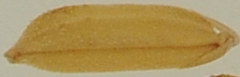
#> input picture Xi23/Xi23/Xi-23/DSC6774_idx103.png, 240 x 77 px
$ jupyter execute --allow-errors 'basic descriptor.ipynb'   (older library calls are emulated)
#> lines starting #> are read from the running program, lines starting #| are printed output that depends on the picture; after the words box and inside, x2 and y2 are one past the last pixel; in counts of white or black regions, pixels touching at a corner belong together
[cell 1]
import cv2
import numpy as np
import pandas as pd
from skimage.feature import graycomatrix, graycoprops, local_binary_pattern
from skimage import img_as_ubyte
import matplotlib.pyplot as plt
import os
from tqdm import tqdm

[cell 2]
img_path = '/home/duyle/Rice_photos/BC-15/BC-15/DSC6771_idx1.png'
image = cv2.imread(img_path)
#> (the rest of this cell did not finish here and is left out)

#> (a cell that did not finish here is left out)

[cell 4]
image_path = "/home/duyle/Rice_photos/BC-15/BC-15/DSC6771_idx3.png"
image = cv2.imread(image_path, cv2.IMREAD_GRAYSCALE)
#> (the rest of this cell did not finish here and is left out)

#> (a cell that did not finish here is left out)

[cell 6]
import cv2
import numpy as np
import matplotlib.pyplot as plt

# Read the image
img_path = '/home/duyle/Rice_photos/BC-15/BC-15/DSC6771_idx2.png'
image = cv2.imread(img_path)

# Step 1: Convert to grayscale
#> (the rest of this cell did not finish here and is left out)

#> (a cell that did not finish here is left out)

#> (a cell that did not finish here is left out)

#> (a cell that did not finish here is left out)

[cell 10]
def extract_basic_features(image_path):
    image = cv2.imread(image_path)
    gray_img = cv2.cvtColor(image,cv2.COLOR_RGB2GRAY)
    #image2 = cv2.imread(img_path)

    _, binary = cv2.threshold(gray_img, 0, 255, cv2.THRESH_BINARY_INV + cv2.THRESH_OTSU)
    contours, _ = cv2.findContours(binary, cv2.RETR_EXTERNAL, cv2.CHAIN_APPROX_SIMPLE)

    valid_contours = [contour for contour in contours if cv2.contourArea(contour) > 1000]
    if len(valid_contours) == 0:
        return []

    contour = max(valid_contours, key = cv2.contourArea)
    features = []

    #Color
    mean_r = np.mean(image[:,:,2])
    mean_g = np.mean(image[:,:,1])
    mean_b = np.mean(image[:,:,0])

    red_sqr = np.sqrt(mean_r)
    green_sqr = np.sqrt(mean_g)
    blue_sqr = np.sqrt(mean_b)

    #Texture

    hist = cv2.calcHist([gray_img],[0],None, [256], [0,256])
    hist = hist/hist.sum()

    intensities = np.arange(256)
    mean = np.sum(intensities * hist.flatten())
    std = np.sqrt(np.sum((intensities-mean)**2 *hist.flatten()))
    uniformity = np.sum(hist.flatten()**2)
    third_moment = np.sum((intensities-mean)**3 * hist.flatten())


    #Morphological descriptors

    area = cv2.contourArea(contour)

    min_rect = cv2.minAreaRect(contour)
    length = max(min_rect[1])
    width = min(min_rect[1])

    ratioLW = length/width

    hull = cv2.convexHull(contour)
    hull_area = cv2.contourArea(hull)
    hull_perimeter = cv2.arcLength(hull,True)

    ellipse = cv2.fitEllipse(contour)
    major_axis_length = max(ellipse[1])
    minor_axis_length = min(ellipse[0])


    return {
        "area": area,
        "length": length,
        "width": width,
        "aspect_ratio": ratioLW,
        "major_axis_length": major_axis_length,
        "minor_axis_length": minor_axis_length,
        "convex_hull_area": hull_area,
        "convex_hull_perimeter": hull_perimeter,
        "mean_r": mean_r,
        "mean_g": mean_g,
        "mean_b": mean_b,
        "red_sqr": red_sqr,
        "green_sqr": green_sqr,
        "blue_sqr": blue_sqr,
        "texture_mean": mean,
        "texture_std": std,
        "texture_uniformity": uniformity,
        "texture_third_moment": third_moment
    }

[cell 11]
def process_directory(base_path):
#> called with base_path = 'D:\\Rice_photos\\Rice_photos\\Xi23'
    all_features = []
    all_labels = []
    image_paths = []

    for root, dirs, files in os.walk(base_path):
        for file in files:
            if file.endswith(('.png', '.jpg', '.jpeg')):
                label = 0 if 'Negative' in root else 1
                image_paths.append((os.path.join(root, file), label))
#> pass 2 of the loop in process_directory, `for root, dirs, files in os.walk(base_path):`:

    for image_path, label in tqdm(image_paths, desc="Processing"):
        features = extract_basic_features(image_path)
#> in extract_basic_features, image is the input picture: shape (77, 240, 3); mean B, G, R 89.4, 146.9, 172.5
#> in extract_basic_features, `gray_img = cv2.cvtColor(image,cv2.COLOR_RGB2GRAY)`:
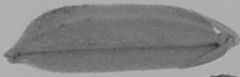
#> gray_img: shape (77, 240); min 46, max 185, mean 132.6
#> in extract_basic_features, `_, binary = cv2.threshold(gray_img, 0, 255, cv2.THRESH_BINARY_INV + cv..`:
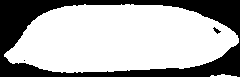
#> binary: shape (77, 240); 67.7% white; 3 black regions (1 under 20 px)
#> in extract_basic_features, `contours, _ = cv2.findContours(binary, cv2.RETR_EXTERNAL, cv2.CHAIN_AP..`: contours = 2 contours; box (x1, y1, x2, y2) and area: (4, 4, 239, 73) 12245, (210, 74, 237, 77) 21
#> in extract_basic_features, `valid_contours = [contour for contour in contours if cv2.contourArea(c..`: valid_contours = 1 contour; box (x1, y1, x2, y2) and area: (4, 4, 239, 73) 12245
#> in extract_basic_features, `contour = max(valid_contours, key = cv2.contourArea)`: contour = contour of 199 points, box (x1, y1, x2, y2) (4, 4, 239, 73), area 12245
#> in extract_basic_features, `mean_r = np.mean(image[:,:,2])`: mean_r = 172.5
#> in extract_basic_features, `mean_g = np.mean(image[:,:,1])`: mean_g = 146.9
#> in extract_basic_features, `mean_b = np.mean(image[:,:,0])`: mean_b = 89.39
#> in extract_basic_features, `red_sqr = np.sqrt(mean_r)`: red_sqr = 13.13
#> in extract_basic_features, `green_sqr = np.sqrt(mean_g)`: green_sqr = 12.12
#> in extract_basic_features, `blue_sqr = np.sqrt(mean_b)`: blue_sqr = 9.45
#> in extract_basic_features, `hist = cv2.calcHist([gray_img],[0],None, [256], [0,256])`: hist = 256 values, max 1124 at index 174, min 0 at index 0, mean 72.19
#> in extract_basic_features, `hist = hist/hist.sum()`: hist = 256 values, max 0.0608 at index 174, min 0 at index 0, mean 0.00391
#> in extract_basic_features, `mean = np.sum(intensities * hist.flatten())`: mean = 132.6
#> in extract_basic_features, `std = np.sqrt(np.sum((intensities-mean)**2 *hist.flatten()))`: std = 28.32
#> in extract_basic_features, `uniformity = np.sum(hist.flatten()**2)`: uniformity = 0.0307
#> in extract_basic_features, `third_moment = np.sum((intensities-mean)**3 * hist.flatten())`: third_moment = 12862.6
#> in extract_basic_features, `area = cv2.contourArea(contour)`: area = 12245
#> in extract_basic_features, `min_rect = cv2.minAreaRect(contour)`: min_rect = ((121, 38), (68, 234), -90)
#> in extract_basic_features, `length = max(min_rect[1])`: length = 234
#> in extract_basic_features, `width = min(min_rect[1])`: width = 68
#> in extract_basic_features, `ratioLW = length/width`: ratioLW = 3.44
#> in extract_basic_features, `hull = cv2.convexHull(contour)`: hull = contour of 37 points, box (x1, y1, x2, y2) (4, 4, 239, 73), area 12612
#> in extract_basic_features, `hull_area = cv2.contourArea(hull)`: hull_area = 12612.5
#> in extract_basic_features, `hull_perimeter = cv2.arcLength(hull,True)`: hull_perimeter = 513.4
#> in extract_basic_features, `ellipse = cv2.fitEllipse(contour)`: ellipse = ((118.2, 39.09), (70.19, 232.5), 88.96)
#> in extract_basic_features, `major_axis_length = max(ellipse[1])`: major_axis_length = 232.5
#> in extract_basic_features, `minor_axis_length = min(ellipse[0])`: minor_axis_length = 39.09
#> features = 18 items
        if features is not None:
            all_features.append(features)
            all_labels.append(label)
#> pass 2 of the loop in process_directory, `for image_path, label in tqdm(image_paths, desc="Processing"):`:
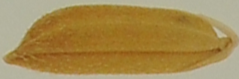
#> input picture Xi23/Xi23/Negative/DSC6531_idx28.png, 239 x 79 px
#> in extract_basic_features, image is the input picture: shape (79, 239, 3); mean B, G, R 80.1, 137.6, 165.1
#> in extract_basic_features (call 2), `gray_img = cv2.cvtColor(image,cv2.COLOR_RGB2GRAY)`:
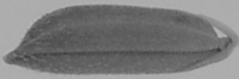
#> gray_img: shape (79, 239); min 52, max 183, mean 123.6
#> in extract_basic_features (call 2), `_, binary = cv2.threshold(gray_img, 0, 255, cv2.THRESH_BINARY_INV + cv..`:
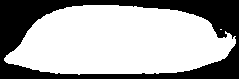
#> binary: shape (79, 239); 65.6% white; 1 black region
#> contours = 2 contours, 1 with area under 20; largest, box (x1, y1, x2, y2) and area: (4, 5, 236, 75) 12139
#> valid_contours = 1 contour; box (x1, y1, x2, y2) and area: (4, 5, 236, 75) 12139
#> contour = contour of 185 points, box (x1, y1, x2, y2) (4, 5, 236, 75), area 12139
#> mean_r = 165.1
#> mean_g = 137.6
#> mean_b = 80.12
#> red_sqr = 12.85
#> green_sqr = 11.73
#> blue_sqr = 8.95
#> in extract_basic_features (call 2), `hist = cv2.calcHist([gray_img],[0],None, [256], [0,256])`: hist = 256 values, max 1789 at index 172, min 0 at index 0, mean 73.75
#> in extract_basic_features (call 2), `hist = hist/hist.sum()`: hist = 256 values, max 0.0948 at index 172, min 0 at index 0, mean 0.00391
#> mean = 123.6
#> std = 34.41
#> uniformity = 0.0331
#> third_moment = 21833.9
#> area = 12139
#> min_rect = ((119.5, 39.5), (69, 231), -90)
#> length = 231
#> width = 69
#> ratioLW = 3.35
#> hull = contour of 35 points, box (x1, y1, x2, y2) (4, 5, 236, 75), area 12560
#> hull_area = 12560.5
#> hull_perimeter = 509.9
#> ellipse = ((117.5, 42.03), (72.59, 224.4), 89.19)
#> major_axis_length = 224.4
#> minor_axis_length = 42.03

    df = pd.DataFrame(all_features)
#> df = table of 2 rows and 18 columns
    df['label'] = all_labels

    return df

[cell 12]
base_path = r'D:\Rice_photos\Rice_photos\Xi23'
df = process_directory(base_path)
#> df = table of 2 rows and 19 columns

[cell 13]
df
#> Out = table of 2 rows and 19 columns
